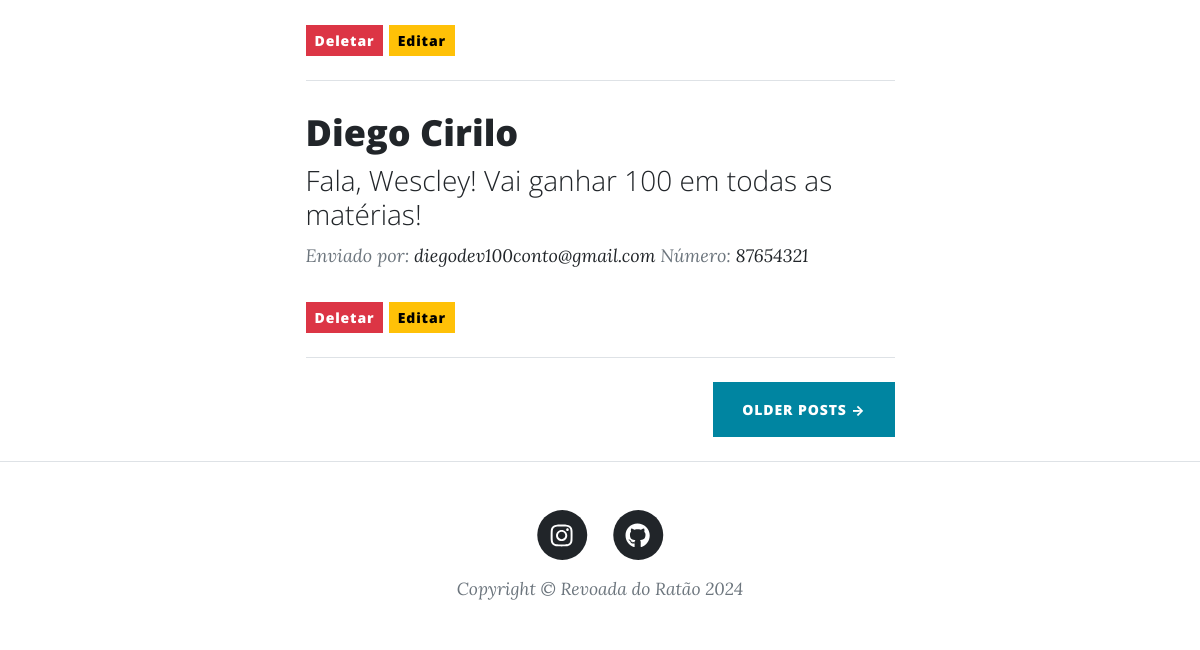
Before: /mensagens/ (lower part) with the older database file.
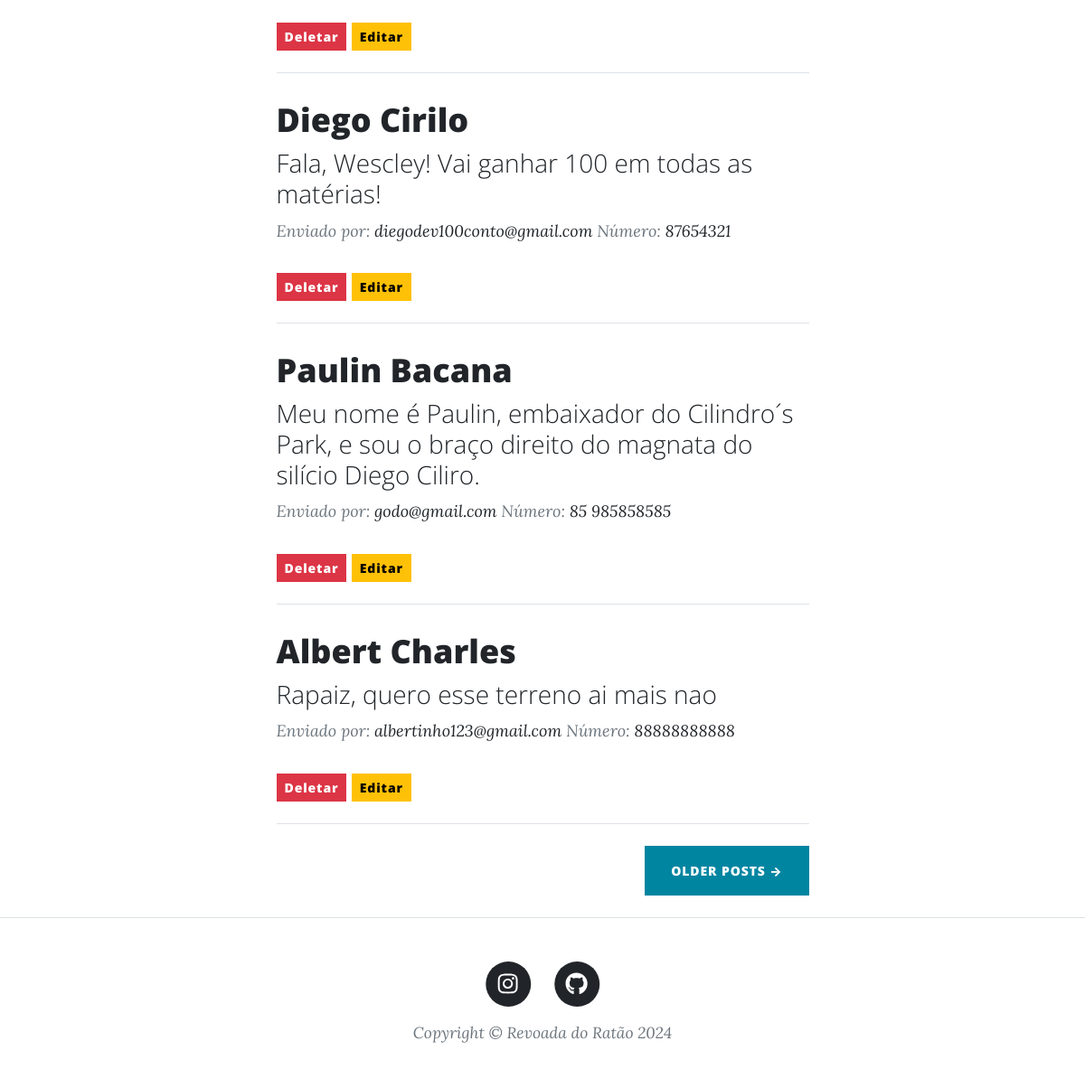
After: the same page with the newer database file.
### blog/models.py (models this page shows, shortened)
class Mensagem(models.Model):
    nome = models.CharField(max_length=100)
    email = models.EmailField(max_length=254)
    telefone = models.CharField(max_length=12)
    mensagem = models.TextField(max_length=1000)

class Blog(models.Model):
    nome = models.CharField(max_length=100)
    subnome = models.TextField(max_length=200, blank=True)
    descricao = models.TextField(max_length=2000)
    capa = models.ImageField(blank=True)
    logo = models.ImageField()
    instagram = models.URLField(blank=True)
    facebook = models.URLField(blank=True)
    github = models.URLField(blank=True)
    autores = models.ManyToManyField(User)

### blog/views.py (the view)
# urls.py: path('mensagens/', views.mensagens, name='mensagens'),
def mensagens(request):
    context = {
        "mensagens" : Mensagem.objects.all(),
        "blog" : Blog.objects.first(),
    }
    return render(request, "mensagens.html", context)

### blog/templates/mensagens.html (shortened to what this page needs)
{% extends "base.html" %}
{% load static %}
{% block conteudo %}
<div class="container px-4 px-lg-5">
    <div class="row gx-4 gx-lg-5 justify-content-center">
                <div class="col-md-10 col-lg-8 col-xl-7">
                    {% for mensagem in mensagens %}
                    <div class="post-preview">
                        <a href="#">
                            <h2 class="post-title">{{mensagem.nome}}</h2>
                            <h3 class="post-subtitle">{{mensagem.mensagem}}</h3>
                        </a>
                        <p class="post-meta">
                            Enviado por:
                            <a href="#!">{{mensagem.email}}</a>
                            Número:
                            <a href="#!">{{mensagem.telefone}}</a>
                        </p>
                        <a href="{% url 'deletar_mensagem' mensagem.id %}">
                            <button type="button" class="btn btn-sm btn-danger">Deletar</button>
                        </a>
                        <a href="{% url 'editar_mensagem' mensagem.id %}">
                            <button type="button" class="btn btn-sm btn-warning">Editar</button>
                        </a>
                    </div>
                    <hr class="my-4" />
                    {% endfor %}
                    <div class="d-flex justify-content-end mb-4"><a class="btn btn-primary text-uppercase" href="#!">Older Posts →</a></div>
                </div>
            </div>
        </div>
{% endblock conteudo %}

### blog/templates/base.html (shortened to what this page needs)
{% load static %}
<!DOCTYPE html>
<html lang="pt-br">
    <head>
        <link href="{% static 'css/styles.css' %}" rel="stylesheet" />
    </head>
    <body>
        {% block conteudo %}
        {% endblock conteudo %}
        <footer class="border-top">
            <div class="container px-4 px-lg-5">
                <div class="row gx-4 gx-lg-5 justify-content-center">
                    <div class="col-md-10 col-lg-8 col-xl-7">
                        <ul class="list-inline text-center">
                            <li class="list-inline-item">
                                <a href="{{blog.instagram}}">
                                    <span class="fa-stack fa-lg">
                                        <i class="fas fa-circle fa-stack-2x"></i>
                                        <i class="fab fa-instagram fa-stack-1x fa-inverse"></i>
                                    </span>
                                </a>
                            </li>
                            <li class="list-inline-item">
                                <a href="{{blog.github}}">
                                    <span class="fa-stack fa-lg">
                                        <i class="fas fa-circle fa-stack-2x"></i>
                                        <i class="fab fa-github fa-stack-1x fa-inverse"></i>
                                    </span>
                                </a>
                            </li>
                        </ul>
                        <div class="small text-center text-muted fst-italic">Copyright &copy; {{blog.nome}} {% now 'Y' %} </div>
                    </div>
                </div>
            </div>
        </footer>
    </body>
</html>

Changed rows visible on the page:
added Mensagem: nome "Paulin Bacana", mensagem "Meu nome é Paulin, embaixador do Cilindro´s Park, e sou o braço direito do magnata do silício Diego Ciliro.", email "godo@gmail.com", telefone "85 985858585"
added Mensagem: nome "Albert Charles", mensagem "Rapaiz, quero esse terreno ai mais nao", email "albertinho123@gmail.com", telefone "88888888888"
